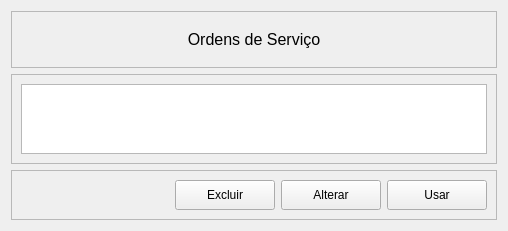
            <widget class="QWidget" name="page9">
             <layout class="QVBoxLayout" name="verticalLayout_33">
              <item>
               <widget class="QFrame" name="frame_30">
                <property name="frameShape">
                 <enum>QFrame::StyledPanel</enum>
                </property>
                <property name="frameShadow">
                 <enum>QFrame::Raised</enum>
                </property>
                <layout class="QVBoxLayout" name="verticalLayout_31" stretch="0">
                 <property name="spacing">
                  <number>18</number>
                 </property>
                 <property name="leftMargin">
                  <number>18</number>
                 </property>
                 <property name="topMargin">
                  <number>18</number>
                 </property>
                 <property name="rightMargin">
                  <number>18</number>
                 </property>
                 <property name="bottomMargin">
                  <number>18</number>
                 </property>
                 <item>
                  <widget class="QLabel" name="label_14">
                   <property name="font">
                    <font>
                     <family>MS Shell Dlg 2</family>
                     <pointsize>12</pointsize>
                     <weight>50</weight>
                     <italic>false</italic>
                     <bold>false</bold>
                    </font>
                   </property>
                   <property name="text">
                    <string>Ordens de Serviço</string>
                   </property>
                   <property name="alignment">
                    <set>Qt::AlignCenter</set>
                   </property>
                  </widget>
                 </item>
                </layout>
               </widget>
              </item>
              <item>
               <widget class="QFrame" name="frame_32">
                <property name="sizePolicy">
                 <sizepolicy hsizetype="Preferred" vsizetype="Expanding">
                  <horstretch>0</horstretch>
                  <verstretch>0</verstretch>
                 </sizepolicy>
                </property>
                <property name="styleSheet">
                 <string notr="true">QLineEdit{
	border: 1px solid #888888;
	background-color: #DDDDDD
}</string>
                </property>
                <property name="frameShape">
                 <enum>QFrame::StyledPanel</enum>
                </property>
                <property name="frameShadow">
                 <enum>QFrame::Raised</enum>
                </property>
                <layout class="QVBoxLayout" name="verticalLayout_32">
                 <item>
                  <widget class="QTableWidget" name="tableWidget_6">
                   <property name="sizePolicy">
                    <sizepolicy hsizetype="Expanding" vsizetype="Expanding">
                     <horstretch>0</horstretch>
                     <verstretch>0</verstretch>
                    </sizepolicy>
                   </property>
                   <property name="autoFillBackground">
                    <bool>false</bool>
                   </property>
                   <property name="frameShape">
                    <enum>QFrame::StyledPanel</enum>
                   </property>
                   <property name="frameShadow">
                    <enum>QFrame::Sunken</enum>
                   </property>
                   <property name="sizeAdjustPolicy">
                    <enum>QAbstractScrollArea::AdjustToContents</enum>
                   </property>
                   <property name="showGrid">
                    <bool>true</bool>
                   </property>
                   <property name="gridStyle">
                    <enum>Qt::DashLine</enum>
                   </property>
                   <property name="sortingEnabled">
                    <bool>false</bool>
                   </property>
                   <property name="wordWrap">
                    <bool>true</bool>
                   </property>
                   <property name="cornerButtonEnabled">
                    <bool>true</bool>
                   </property>
                   <property name="rowCount">
                    <number>0</number>
                   </property>
                   <property name="columnCount">
                    <number>3</number>
                   </property>
                   <attribute name="horizontalHeaderVisible">
                    <bool>false</bool>
                   </attribute>
                   <attribute name="horizontalHeaderCascadingSectionResizes">
                    <bool>true</bool>
                   </attribute>
                   <attribute name="horizontalHeaderHighlightSections">
                    <bool>true</bool>
                   </attribute>
                   <attribute name="horizontalHeaderMinimumSectionSize">
                    <number>150</number>
                   </attribute>
                   <attribute name="horizontalHeaderShowSortIndicator" stdset="0">
                    <bool>true</bool>
                   </attribute>
                   <attribute name="horizontalHeaderStretchLastSection">
                    <bool>true</bool>
                   </attribute>
                   <column>
                    <property name="text">
                     <string>Código</string>
                    </property>
                   </column>
                   <column>
                    <property name="text">
                     <string>Peça</string>
                    </property>
                   </column>
                   <column>
                    <property name="text">
                     <string>Valor</string>
                    </property>
                   </column>
                  </widget>
                 </item>
                </layout>
               </widget>
              </item>
              <item>
               <widget class="QFrame" name="frame_31">
                <property name="styleSheet">
                 <string notr="true">QPushButton:hover{
	background-color: #aaaaaa;
	border-radius: 5px;
}

QPushButton:focus{
	background-color: #aaaaaa;
	border-radius: 5px;
}</string>
                </property>
                <property name="frameShape">
                 <enum>QFrame::StyledPanel</enum>
                </property>
                <property name="frameShadow">
                 <enum>QFrame::Raised</enum>
                </property>
                <layout class="QHBoxLayout" name="horizontalLayout_12">
                 <item>
                  <spacer name="horizontalSpacer_11">
                   <property name="orientation">
                    <enum>Qt::Horizontal</enum>
                   </property>
                   <property name="sizeHint" stdset="0">
                    <size>
                     <width>40</width>
                     <height>20</height>
                    </size>
                   </property>
                  </spacer>
                 </item>
                 <item>
                  <widget class="QPushButton" name="pushButton_37">
                   <property name="minimumSize">
                    <size>
                     <width>100</width>
                     <height>30</height>
                    </size>
                   </property>
                   <property name="text">
                    <string>Excluir</string>
                   </property>
                  </widget>
                 </item>
                 <item>
                  <widget class="QPushButton" name="pushButton_38">
                   <property name="minimumSize">
                    <size>
                     <width>100</width>
                     <height>30</height>
                    </size>
                   </property>
                   <property name="text">
                    <string>Alterar</string>
                   </property>
                  </widget>
                 </item>
                 <item>
                  <widget class="QPushButton" name="pushButton_39">
                   <property name="minimumSize">
                    <size>
                     <width>100</width>
                     <height>30</height>
                    </size>
                   </property>
                   <property name="text">
                    <string>Usar</string>
                   </property>
                  </widget>
                 </item>
                </layout>
               </widget>
              </item>
             </layout>
            </widget>
